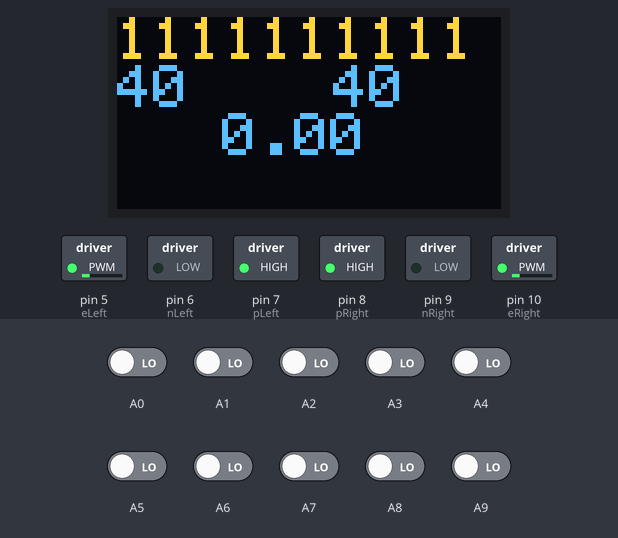
This program was run on a simulated Arduino Mega 2560, built with avr-gcc and run on an emulated ATmega2560. Parts: 128×64 one-colour display, switched loads named in the program (green lamp = pin HIGH). The inputs (shaded band) are chosen by the test bench; at power-on: A0–9 LOW. The OLED is the two-colour kind (top 16 rows yellow); the display library's start-up logo is not drawn; what the program prints to the serial monitor is not drawn.

Above: at 1.4 s.
1.5 s: A0 driven HIGH and A1 driven HIGH and A2 driven HIGH and A3 driven HIGH and A4 driven HIGH
4.5 s: A0 driven LOW
7.5 s: A1 driven LOW
10.5 s: A2 driven LOW
13.5 s: A3 driven LOW
16.5 s: A5 driven HIGH
Timing chart, 0 to 19.5 s (numbered marks = the images above; inputs shaded):
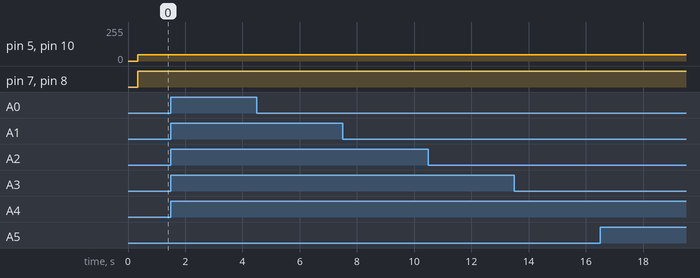

The program:

main.cpp
```cpp
#include <Arduino.h>
#include <SPI.h>
#include <Wire.h>
#include <QTRSensors.h>
#include <Adafruit_GFX.h>
#include <Adafruit_SSD1306.h>

//-----------------for PID control--------------
float P, I, D;            //60
float kp = 3.5;            //3.5
float kd = 2.0;           //2.0
float ki = 0.5;           //0.5
float maxError = 3.5;//3.5
float PID_delay = 0;

int lastLine = 0;
float prevError = 0;

//-----------Motor---------------

// for motor pin configeration
int eLeft = 5;
int eRight = 10;
int pLeft = 7;
int nLeft = 6;
int pRight = 8;
int nRight = 9;

#define leftMotroBaseSpeed 40
#define rightMotroBaseSpeed 40
#define maxMotorSpeed 180

#define leftMotorCoFector 1.20
#define rightMotorCoFector 1.20

//------------------Display----------------

#define SCREEN_WIDTH 128 // OLED display width, in pixels
#define SCREEN_HEIGHT 64 // OLED display height, in pixels

// Declaration for an SSD1306 display connected to I2C (SDA, SCL pins)
#define OLED_RESET 4 // Reset pin # (or -1 if sharing Arduino reset pin)
Adafruit_SSD1306 display(SCREEN_WIDTH, SCREEN_HEIGHT, &Wire, OLED_RESET);

//---------------------IR sensor-----------------

// for QTRSensor read
QTRSensors qtr;
const uint8_t number_of_IR = 10;
uint16_t sensorValues[number_of_IR];

// thrational value declaretion
int threationalValue[10] = {90, 80, 80, 80, 80, 80, 80, 80, 80, 90};

void wheel(int left, int right)
{
  // display.clearDisplay();
  display.setCursor(0, 16);
  display.setTextSize(2);
  display.setTextColor(1);

  Serial.print("left ::  ");
  Serial.print(left);
  Serial.print("            right ::  ");
  Serial.println(right);

  display.print(right);
  display.print("    ");
  display.println(left);
  display.display();

  left > maxMotorSpeed ? left = maxMotorSpeed : 1;
  right > maxMotorSpeed ? right = maxMotorSpeed : 1;

  left < -maxMotorSpeed ? left = -maxMotorSpeed : 1;
  right < -maxMotorSpeed ? right = -maxMotorSpeed : 1;

  left = left * leftMotorCoFector;
  right = right * rightMotorCoFector;
  if (left >= 0)
  {
    digitalWrite(pLeft, HIGH);
    digitalWrite(nLeft, LOW);
    analogWrite(eLeft, left);
  }
  else
  {
    digitalWrite(pLeft, LOW);
    digitalWrite(nLeft, HIGH);
    analogWrite(eLeft, -left);
  }

  if (right >= 0)
  {
    digitalWrite(pRight, HIGH);
    digitalWrite(nRight, LOW);
    analogWrite(eRight, right);
  }
  else
  {
    digitalWrite(pRight, LOW);
    digitalWrite(nRight, HIGH);
    analogWrite(eRight, -right);
  }
}

void readIRSensor(int IRValue[], int callibreat = 0)
{
  display.clearDisplay();
  display.setTextSize(2);
  display.setTextColor(1);
  display.setCursor(0, 0);

  qtr.read(sensorValues);
  for (uint8_t i = 0; i < number_of_IR; i++)
  {
    int a = sensorValues[i];
    if (a < threationalValue[i])
    {
      IRValue[i] = 0;
      Serial.print(a);
    }
    else
    {
      IRValue[i] = 1;
      Serial.print(a);
    }
    // callibration  parpous
    if (callibreat)
    {
      IRValue[i] = a;
    }
    Serial.print("   ");
  }
  for (int i = number_of_IR - 1; i >= 0; i--)
  {
    display.print(IRValue[i]);
  }
  Serial.println();
  display.println();
  display.display();
}

void callibration(int color = 1, int callibrationTime = 5) // black=1 and white=0;
{
  wheel(0, 0);
  int IRValue[number_of_IR];

  int requiredValue[number_of_IR];
  for (int i = 0; i < number_of_IR; i++)
  {
    requiredValue[i] = 2500;
  }

  color == 1 ? wheel(150, -150) : wheel(-150, 150);

  long long presentTime = millis();
  while (millis() - presentTime < callibrationTime * 1000)
  {
    display.clearDisplay();
    readIRSensor(IRValue, 1);
    display.setCursor(0, 16);
    display.setTextSize(1);
    display.setTextColor(1);
    for (int i = 0; i < number_of_IR; i++)
    {
      if (color == 1)
      {
        if (IRValue[i] < requiredValue[i] && IRValue[i] > 70)
        {
          requiredValue[i] = IRValue[i];
        }
      }
      else
      {
        if (IRValue[i] < requiredValue[i])
        {
          requiredValue[i] = IRValue[i];
        }
      }
    }
    for (int i = 0; i < number_of_IR; i++)
    {
      display.print(requiredValue[i]);
      display.print("    ");
      display.println(requiredValue[++i]);
    }
    display.display();
    delay(50);
  }
  wheel(0, 0);
  display.clearDisplay();
  display.setCursor(0, 16);
  display.setTextSize(1);
  color == 1 ? display.println("Black") : display.println("White");
  for (int i = 0; i < number_of_IR; i++)
  {
    display.print(requiredValue[i]);
    display.print("    ");
    display.println(requiredValue[++i]);
  }
  display.display();
  return;
}

void nodeCheak(int *);

float errorCalculation()
{
  int IRValue[number_of_IR];
  double total = 0;
  double weightValue = 0;
  double error = 0;

  readIRSensor(IRValue);
  for (int i = 0; i < number_of_IR; i++)
  {
    total += IRValue[i];
    weightValue += IRValue[i] * (i + 1);
  }
  // if (total >= 6)
  // {
  //   nodeCheak(IRValue);
  //   //    return errorCalculation();
  //   return 0;
  // }

  if (total == 0)
  {
    return 0;
  }

  double desiredPosition = 5.5;
  double linePosotion;

  linePosotion = weightValue / total;
  error = linePosotion - desiredPosition;
  return error;
}

void wait()
{
  int IRValue[number_of_IR];
  readIRSensor(IRValue);
  Serial.println("wait in");
  while (IRValue[2] + IRValue[3] + IRValue[4] + IRValue[5] + IRValue[6] + IRValue[7] < 2)
  {
    readIRSensor(IRValue);
    Serial.println("waitting");
  }
  Serial.print("wait out");
  return;
}

void lineFollow()
{
  double error, delSpeed;

  error = errorCalculation();
  display.setCursor(35, 32);
  display.println(error);
  display.display();


  float P, D, I;
  P = error;
  D = error - prevError;
  I = I + error;

  delSpeed = kp * P + kd * D + ki * I;
  wheel(leftMotroBaseSpeed + delSpeed, rightMotroBaseSpeed - delSpeed);
  prevError = error;

  //  display.setCursor(35, 32);
  //  display.println(error);
  //  display.display();
  Serial.print("error is  ::  ");
  Serial.println(error);
  Serial.print("delspeed is :: ");
  Serial.println(delSpeed);
  delay(PID_delay);

  if (error >= maxError || error <= -maxError)
  {
    wait();
    return;
  }
}

void sideLineCheck(int lines[])
{
  lines[0] = 0;
  lines[1] = 0;
  lines[2] = 0;
  int ti = 140; ///(how much time will go, after detecting any node)..........changeable.........
  // wheel(0, 0);
  wheel(leftMotroBaseSpeed, rightMotroBaseSpeed);
  int lineCrossDelay = 30;
  delay(lineCrossDelay);
  long long past = millis();
  while (millis() - past < ti)
  {
    int IRValue[10];
    readIRSensor(IRValue);

    if (IRValue[4] + IRValue[5] >= 1)
    {
      lines[1] = 1;
      // delay(30);
    }

    if (IRValue[0] + IRValue[1] + IRValue[2] >= 2 && IRValue[7] + IRValue[8] + IRValue[9] >= 2)
    {
      lines[0] = 1;
      lines[2] = 1;
      delay(lineCrossDelay + 20);
    }

    else if (IRValue[0] + IRValue[1] + IRValue[2] >= 2)
    {
      lines[0] = 1;
      delay(lineCrossDelay + 20);
    }
    else if (IRValue[7] + IRValue[8] + IRValue[9] >= 2)
    {
      lines[2] = 1;
      delay(lineCrossDelay + 20);
    }
  }
  wheel(0, 0);
  display.clearDisplay();
  display.setCursor(0, 32);
  display.setTextSize(2);
  display.setTextColor(1);
  display.print("Lines ");
  display.print(lines[0]);
  display.print(lines[1]);
  display.println(lines[2]);
  display.display();
  delay(500); /// change it later............
  return;
}

int nodeIdentifire(int IRValue[])
{
  // int IRValue[10];
  // readIRSensor(IRValue);

  // 01~02~03~ serise......
  //                     |
  //  _______        ____|____      .....
  //     |               |

  if (IRValue[0] == 1 && IRValue[1] == 1 && IRValue[4] == 1 && IRValue[5] == 1 && IRValue[8] == 1 && IRValue[9] == 1)
  {
    int lines[3];
    sideLineCheck(lines);
    if (lines[1] == 1)
      return 2;
    else
      return 1;
  }

  // 11~12~13~ serise......
  //                    |
  //  ____          ____|      .....
  //     |              |
  if (IRValue[0] == 1 && IRValue[1] == 1 && IRValue[4] == 1 && IRValue[5] == 1)
  {
    int lines[3];
    sideLineCheck(lines);
    if (lines[1] == 1)
      return 12;
    else
      return 11;
  }

  // 21~22~23~ serise......
  //              |
  //  ____        |____      .....
  //  |           |
  if (IRValue[4] == 1 && IRValue[5] == 1 && IRValue[8] == 1 && IRValue[9] == 1)
  {
    int lines[3];
    sideLineCheck(lines);
    if (lines[1] == 1)
      return 22;
    else
      return 21;
  }
  return 0;
}

void nodeCheak(int IRValue[])
{
  int whichNode = nodeIdentifire(IRValue);

  Serial.print("\n\n\n bal bal bal bal which node  ::: ");
  Serial.println(whichNode);
  Serial.println("\n\n");

  int lineout = 350; //.......temporary......
  switch (whichNode)
  {
  case 11:
    wheel(-(leftMotroBaseSpeed - 5), (rightMotroBaseSpeed - 5));
    wait();
    break;
  case 21:
    wheel((leftMotroBaseSpeed - 5), -(rightMotroBaseSpeed - 5));
    wait();
    break;

  case 12:
    wheel(-(leftMotroBaseSpeed - 5), (rightMotroBaseSpeed - 5));
    delay(lineout);
    wait();
    break;
  case 22:
    wheel((leftMotroBaseSpeed - 5), -(rightMotroBaseSpeed - 5));
    delay(lineout);
    wait();
    break;

  case 1:
    wheel((leftMotroBaseSpeed - 5), -(rightMotroBaseSpeed - 5));
    //      wheel(leftMotroBaseSpeed, -rightMotroBaseSpeed);
    wait();
    break;
  case 2:
    wheel(-(leftMotroBaseSpeed - 5), (rightMotroBaseSpeed - 5));
    //      wheel(-leftMotroBaseSpeed, rightMotroBaseSpeed);
    delay(lineout);
    wait();
    break;

  default:
    wheel(leftMotroBaseSpeed, rightMotroBaseSpeed);
    break;
  }
  return;
}

void setup()
{
  // ------ For IR pin setup----------
  qtr.setTypeRC();
  qtr.setSensorPins((const uint8_t[]){
                        A0, A1, A2, A3, A4, A5, A6, A7, A8, A9},
                    number_of_IR);
  qtr.setEmitterPin(12);

  //------------For Display setup-----------
  if (!display.begin(SSD1306_SWITCHCAPVCC, 0x3C))
  {
    Serial.println(F("SSD1306 allocation failed"));
    for (;;)
      ; // Don't proceed, loop forever
  }
  display.display();
  delay(200);
  display.clearDisplay();
  display.setCursor(0, 0);
  display.setTextSize(2);
  display.setTextColor(1);
  // ------------- for motor setup ----------------
  for (int i = 5; i < 11; i++)
  {
    pinMode(i, OUTPUT);
  }

  Serial.begin(9600);
}

void loop()
{
  // callibration(1);
  // delay(7000);
  // callibration(0);
  // delay(7000);

  // nodeCheak();
  lineFollow();
}
```

Demo.cpp
```cpp
// Make sure to install the library
#include <QTRSensors.h>
#include<Arduino.h>

QTRSensors qtr;
const uint8_t SensorCount = 10;
uint16_t sensorValues[SensorCount];

float Kp = 0; // set up the constants value
float Ki = 0;
float Kd = 0;
int P;
int I;
int D;

int lastError = 0;
boolean onoff = false;

// Increasing the maxspeed can damage the motors - at a value of 255 the 6V motors will receive 7,4 V
const uint8_t maxspeeda = 150;
const uint8_t maxspeedb = 150;
const uint8_t basespeeda = 100;
const uint8_t basespeedb = 100;

// Set up the drive motor carrier pins
int mode = 8;
int aphase = 9;
int aenbl = 6;
int bphase = 5;
int benbl = 3;

// Set up the buttons pins
int buttoncalibrate = 17; // pin A3
int buttonstart = 2;
void calibration();
void forward_brake(int, int);
void PID_control();

void setup()
{
    Serial.begin(9600);
    qtr.setTypeRC();
    // Set up the sensor array pins
    qtr.setSensorPins((const uint8_t[]){A0, A1, A2, A3, A4, A5, A6, A7, A8, A9}, SensorCount);
    qtr.setEmitterPin(12); // LEDON PIN


    pinMode(mode, OUTPUT);
    pinMode(aphase, OUTPUT);
    pinMode(aenbl, OUTPUT);
    pinMode(bphase, OUTPUT);
    pinMode(benbl, OUTPUT);
    digitalWrite(mode, HIGH);

    delay(500);
    pinMode(LED_BUILTIN, OUTPUT);

    boolean Ok = false;
    while (Ok == false)
    { // the loop won't start until the robot is calibrated
        if (digitalRead(buttoncalibrate) == HIGH)
        {
            calibration(); // calibrate the robot for 10 seconds
            Ok = true;
        }
    }
    forward_brake(0, 0);
}

void calibration()
{
    digitalWrite(LED_BUILTIN, HIGH);
    for (uint16_t i = 0; i < 400; i++)
    {
        qtr.calibrate();
    }
    digitalWrite(LED_BUILTIN, LOW);
}

void loop()
{
    if (digitalRead(buttonstart) == HIGH)
    {
        onoff = !onoff;
        if (onoff = true)
        {
            delay(1000); // a delay when the robot starts
        }
        else
        {
            delay(50);
        }
    }
    if (onoff == true)
    {
        PID_control();
    }
    else
    {
        forward_brake(0, 0);
    }
}
void forward_brake(int posa, int posb)
{
    // set the appropriate values for aphase and bphase so that the robot goes straight
    digitalWrite(aphase, LOW);
    digitalWrite(bphase, HIGH);
    analogWrite(aenbl, posa);
    analogWrite(benbl, posb);
}
void PID_control()
{
    uint16_t position = qtr.readLineBlack(sensorValues);
    int error = 3500 - position;

    P = error;
    I = I + error;
    D = error - lastError;
    lastError = error;
    int motorspeed = P * Kp + I * Ki + D * Kd;

    int motorspeeda = basespeeda + motorspeed;
    int motorspeedb = basespeedb - motorspeed;

    if (motorspeeda > maxspeeda)
    {
        motorspeeda = maxspeeda;
    }
    if (motorspeedb > maxspeedb)
    {
        motorspeedb = maxspeedb;
    }
    if (motorspeeda < 0)
    {
        motorspeeda = 0;
    }
    if (motorspeedb < 0)
    {
        motorspeedb = 0;
    }
    // Serial.print(motorspeeda);Serial.print(" ");Serial.println(motorspeedb);
    forward_brake(motorspeeda, motorspeedb);
}
```

main3.cpp
```cpp
// Make sure to install the library
#include <Arduino.h>
#include <SPI.h>
#include <Wire.h>
#include <QTRSensors.h>
#include <Adafruit_GFX.h>
#include <Adafruit_SSD1306.h>

//----------------QTR Sensor----------------
QTRSensors qtr;
const uint8_t SensorCount = 10;
uint16_t sensorValues[SensorCount];

// thrational value declaretion
int threationalValue[10] = {100, 80, 80, 80, 80, 80, 80, 80, 80, 100};
int lastPosition = 0;

//-------------------------For Motor Driver and Motor-----------------

// Set up the drive motor carrier pins
int eLeft = 5;
int eRight = 10;
int pLeft = 7;
int nLeft = 6;
int pRight = 8;
int nRight = 9;

#define leftMotroBaseSpeed 43
#define rightMotroBaseSpeed 43
#define maxMotorSpeed 80

void wheel(int left, int right)
{

    Serial.print("left ::  ");
    Serial.print(left);
    Serial.print("            right ::  ");
    Serial.println(right);

    left > maxMotorSpeed ? left = maxMotorSpeed : 1;
    right > maxMotorSpeed ? right = maxMotorSpeed : 1;

    left < -maxMotorSpeed ? left = -maxMotorSpeed : 1;
    right < -maxMotorSpeed ? right = -maxMotorSpeed : 1;

    if (left >= 0)
    {
        digitalWrite(pLeft, HIGH);
        digitalWrite(nLeft, LOW);
        analogWrite(eLeft, left);
    }
    else
    {
        digitalWrite(pLeft, LOW);
        digitalWrite(nLeft, HIGH);
        analogWrite(eLeft, -left);
    }

    if (right >= 0)
    {
        digitalWrite(pRight, HIGH);
        digitalWrite(nRight, LOW);
        analogWrite(eRight, right);
    }
    else
    {
        digitalWrite(pRight, LOW);
        digitalWrite(nRight, HIGH);
        analogWrite(eRight, -right);
    }
}

void readIRSensor(int IRValue[])
{

    qtr.read(sensorValues);
    for (uint8_t i = 0; i < SensorCount; i++)
    {
        int a = sensorValues[i];
        if (a < threationalValue[i])
        {
            IRValue[i] = 0;
            Serial.print(a);
        }
        else
        {
            IRValue[i] = 1;
            Serial.print(a);
        }
        Serial.print("  ");
    }
    Serial.println();
}

void wait()
{
    int IRValue[SensorCount];
    readIRSensor(IRValue);
    Serial.println("wait in");
    while (IRValue[2] + IRValue[3] + IRValue[4] + IRValue[5] + IRValue[6] + IRValue[7] < 1)
    {
        readIRSensor(IRValue);
        Serial.println("waitting");
    }
    Serial.print("wait out");

    return;
}

void lineFollow()
{
    int IRValue[SensorCount];
    readIRSensor(IRValue);

    int leftSensors = IRValue[0] + IRValue[1];
    int middleSensors = IRValue[4] + IRValue[5];
    int rightSensors = IRValue[8] + IRValue[9];

    // wheel(0,0);
    //     delay(5);

    if (leftSensors && rightSensors)
    {
        wheel(0, 0); // stop condition
    }
    else if (leftSensors && middleSensors && rightSensors)
    {
        wheel(0, 0);
        delay(10000);
    }
    else if ((middleSensors && leftSensors) || (IRValue[0] + IRValue[1] + IRValue[2] + IRValue[3] + IRValue[4] >= 4))
    {
        delay(300);
        wheel(0, 0);
        delay(300);
        // int IRValue[SensorCount];
        // readIRSensor(IRValue);
        // if (IRValue[0] || IRValue[1] || IRValue[2] || IRValue[3] || IRValue[4] || IRValue[5] || IRValue[6] || IRValue[7] || IRValue[8] || IRValue[9])
        // {
        //     wheel(-60, 60);
        //     delay(200);     //delay for line out
        // }
        wheel(-55, 55); // optimum: 70
        wait();
        // delay(500);
    }
    else if (middleSensors && rightSensors || (IRValue[5] + IRValue[6] + IRValue[7] + IRValue[8] + IRValue[9] >= 4))
    {
        delay(300);
        wheel(0, 0);
        delay(300);
        // int IRValue[SensorCount];
        // readIRSensor(IRValue);
        // if (IRValue[0] || IRValue[1] || IRValue[2] || IRValue[3] || IRValue[4] || IRValue[5] || IRValue[6] || IRValue[7] || IRValue[8] || IRValue[9])
        // {
        //     wheel(60, -60);
        //     delay(200); // delay for line out
        // }
        wheel(55, -55); // optimum: 70
        wait();
        // delay(500);
    }
    // else if(leftSensors && rightSensors)
    // {
    //     wheel(0, 0);
    //     delay(5000);
    // }

    else if (leftSensors && rightSensors == 0)
    {
        wheel(-52, 52);
    }
    else if (leftSensors == 0 && rightSensors)
    {
        wheel(52, -52);
    }
    else
    {
        wheel(leftMotroBaseSpeed, rightMotroBaseSpeed);
    }
}

void setup()
{
    Serial.begin(9600);

    // ------------ For IR pin setup ----------------
    qtr.setTypeRC();
    qtr.setSensorPins((const uint8_t[]){A0, A1, A2, A3, A4, A5, A6, A7, A8, A9}, SensorCount);
    qtr.setEmitterPin(12);

    // ------------- for motor setup ----------------
    for (int i = 5; i < 11; i++)
    {
        pinMode(i, OUTPUT);
    }
}

void loop()
{
    lineFollow();
}
```

Source omitted: main2.cpp (6201 bytes), main4.cpp (3239 bytes)
